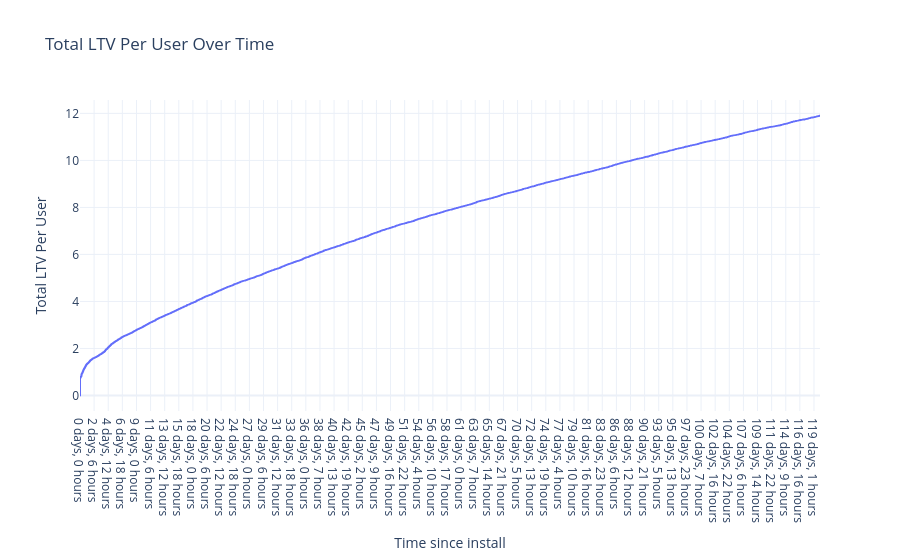

This figure's notebook cell:
### Code cell
# fct_user_action1 15%b, 5%d
plot_ltv_over_time(df_c1, time_column='time_since_install')

### Figure 1 — Plotly figure (JSON) as saved in the notebook; plotly's stock layout.template omitted (floating-point values rounded to 4 significant figures; data arrays with more than 128 entries replaced by an {"elided": "..."} marker saying what was removed)
{"data": [{"hovertemplate": "Time=%{x}<br>Total LTV Per User=%{y}<extra></extra>", "legendgroup": "", "line": {"color": "#636efa", "dash": "solid"}, "marker": {"size": 6, "symbol": "circle"}, "mode": "lines", "name": "", "showlegend": false, "type": "scattergl", "x": {"elided": "16102 str values"}, "xaxis": "x", "y": {"elided": "16102 float values"}, "yaxis": "y"}], "layout": {"hovermode": "x unified", "legend": {"tracegroupgap": 0}, "title": {"text": "Total LTV Per User Over Time"}, "xaxis": {"anchor": "y", "domain": [0, 1], "title": {"text": "Time since install"}}, "yaxis": {"anchor": "x", "domain": [0, 1], "title": {"text": "Total LTV Per User"}}}}
